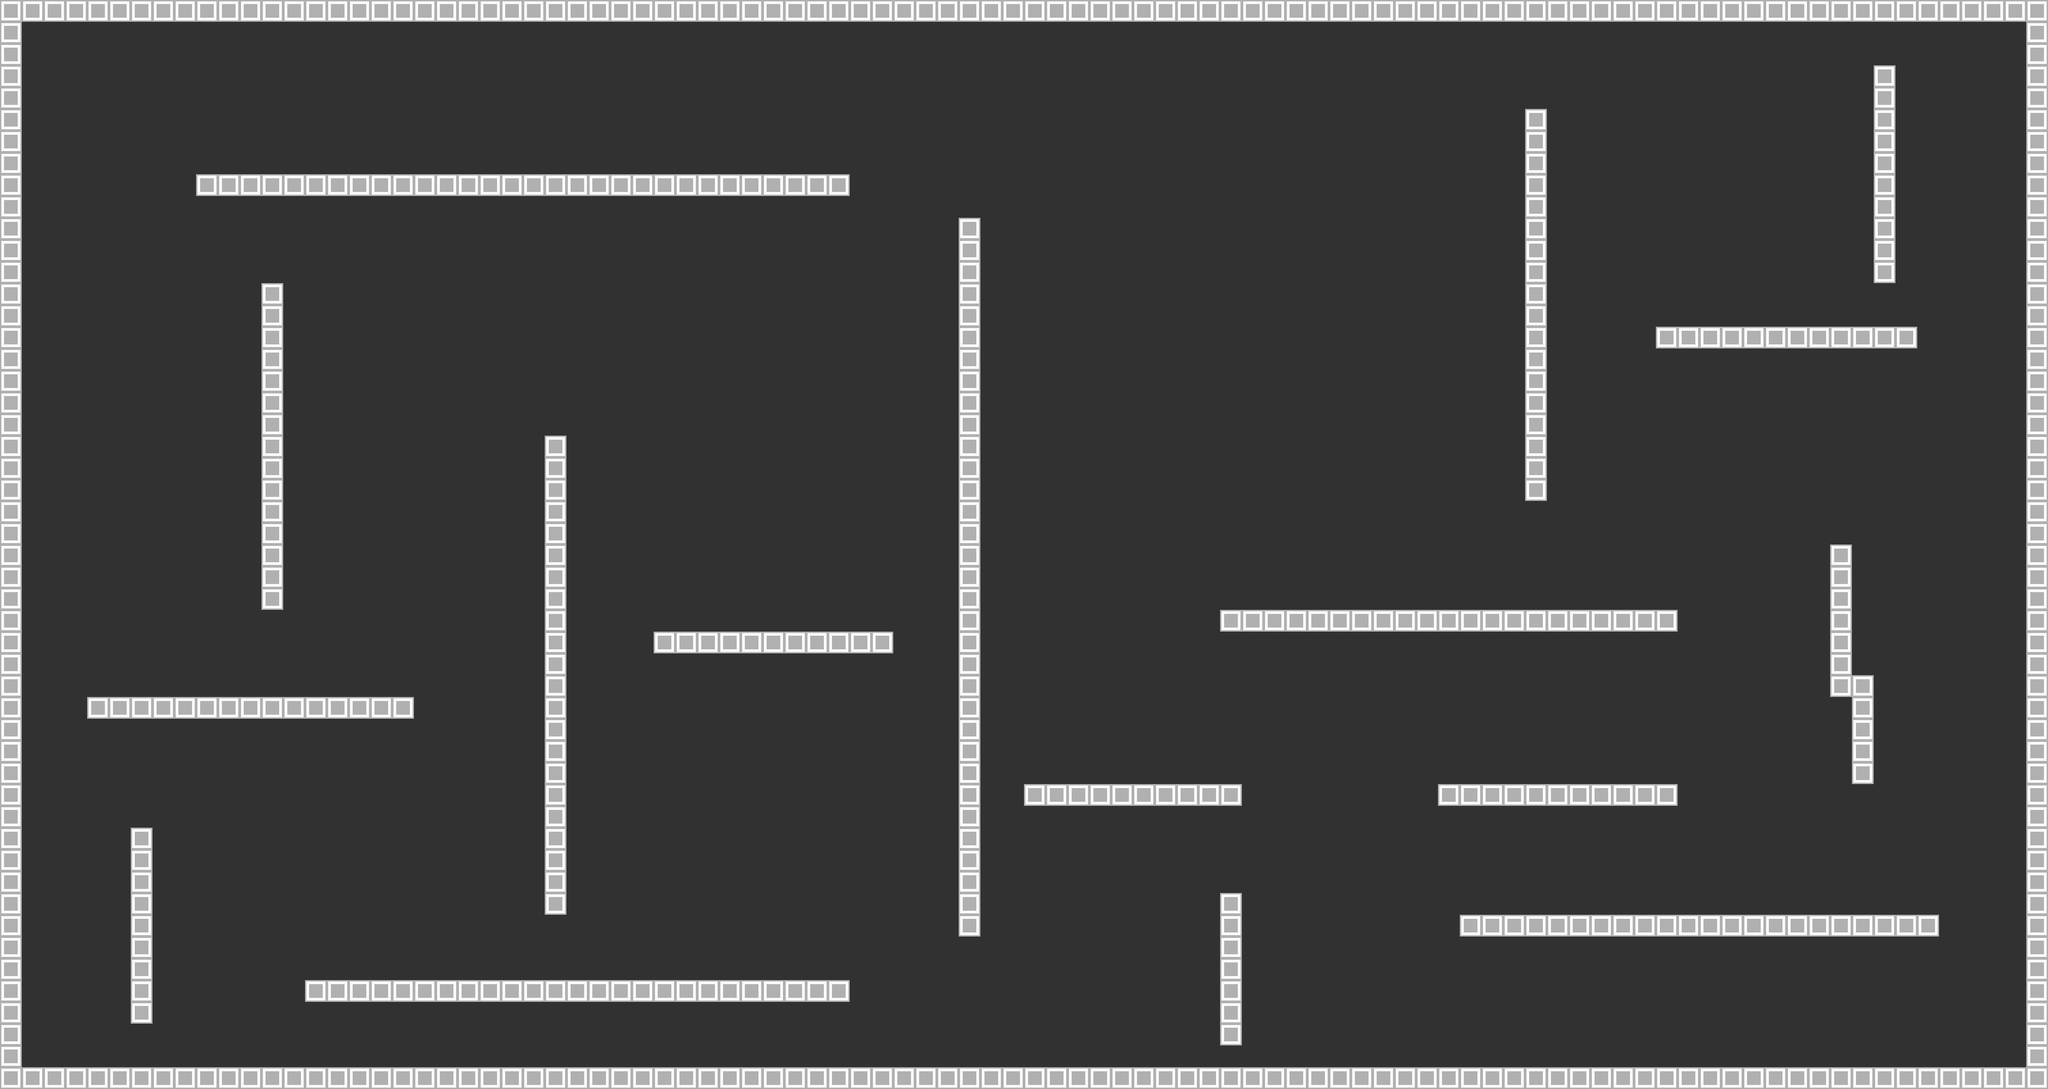

A level layout from a 2D game, rendered from its tile map. Below: a short description, then the map file with tile-grid data replaced by summaries:
An orthogonal 94x50 tile map with 32x32 px tiles, 2 tile layers (Tile Layer 1, Tile Layer 2) and 22 objects.

<map version="1.2" tiledversion="1.2.1" orientation="orthogonal" renderorder="right-down" width="94" height="50" tilewidth="32" tileheight="32" infinite="0" nextlayerid="4" nextobjectid="36">
 <tileset firstgid="1" source="customset2.tsx" />
 <layer id="1" name="Tile Layer 1" width="94" height="50">
  <data>[4700 cells, 4700 non-empty, 1 distinct tile ids]</data>
 </layer>
 <layer id="2" name="Tile Layer 2" width="94" height="50">
  <data>[4700 cells, 567 non-empty, 1 distinct tile ids]</data>
 </layer>
 <objectgroup id="3" name="Object Layer 1">
  <object id="1" x="2240" y="160" width="32" height="576" />
  <object id="3" x="1792" y="896" width="672" height="32" />
  <object id="4" x="2144" y="1344" width="704" height="32" />
  <object id="5" x="1408" y="320" width="32" height="1056" />
  <object id="6" x="448" y="1440" width="800" height="32" />
  <object id="7" x="800" y="640" width="32" height="704" />
  <object id="8" x="288" y="256" width="960" height="32" />
  <object id="9" x="128" y="1024" width="480" height="32" />
  <object id="13" x="0" y="0" width="3008" height="32" />
  <object id="14" x="0" y="32" width="32" height="1536" />
  <object id="15" x="0" y="1568" width="3008" height="32" />
  <object id="16" x="2976" y="32" width="32" height="1536" />
  <object id="18" x="192" y="1216" width="32" height="288" />
  <object id="19" x="384" y="416" width="32" height="480" />
  <object id="23" x="960" y="928" width="352" height="32" />
  <object id="24" x="1504" y="1152" width="320" height="32" />
  <object id="26" x="1792" y="1312" width="32" height="224" />
  <object id="28" x="2112" y="1152" width="352" height="32" />
  <object id="29" x="2688" y="800" width="32" height="224" />
  <object id="30" x="2720" y="992" width="32" height="160" />
  <object id="31" x="2432" y="480" width="384" height="32" />
  <object id="33" x="2752" y="96" width="32" height="320" />
 </objectgroup>
</map>
